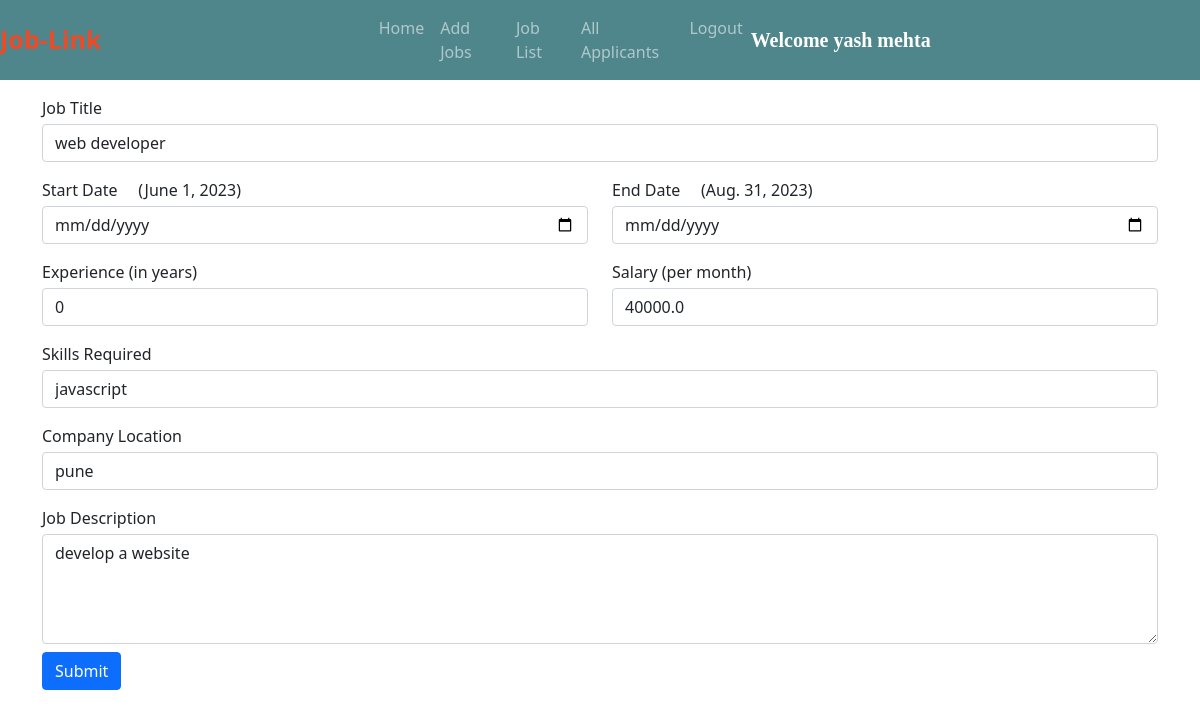
/edit_job/1/ (signed in), run on the app's committed database.
### jobs/models.py (models this page shows, shortened)
class Job(models.Model):
    company = models.ForeignKey(Company, on_delete=models.CASCADE)
    start_date = models.DateField()
    end_date = models.DateField()
    title = models.CharField(max_length=200)
    salary = models.FloatField()
    image = models.ImageField(upload_to="")
    description = models.TextField(max_length=400)
    experience = models.CharField(max_length=100)
    location = models.CharField(max_length=100)
    skills = models.CharField(max_length=200)
    creation_date = models.DateField()

### jobs/views.py (the view, shortened to what this page needs)
# urls.py: path("edit_job/<int:myid>/", views.edit_job, name="edit_job"),
def edit_job(request, myid):
    if not request.user.is_authenticated:
        return redirect("/company_login")
    job = Job.objects.get(id=myid)
    return render(request, "edit_job.html", {"job": job})

### jobs/templates/edit_job.html (shortened to what this page needs)
{% extends 'company_navbar.html' %}
{% block body %}
<form class="container mt-3" method="POST" enctype="multipart/form-data">
    <div class="row">
        <div class="form-group col-md-12">
            <label>Job Title</label>
            <input type="text" class="form-control mt-1" name="job_title" id="job_title" value="{{job.title}}" required>
        </div>
    </div>
    <div class="row mt-3">
        <div class="form-group col-md-6">
            <label>Start Date</label>&nbsp;&nbsp;&nbsp;&nbsp;&nbsp;({{job.start_date}})
            <input type="date" class="form-control mt-1" name="start_date" id="start_date">
        </div>
        <div class="form-group col-md-6">
            <label>End Date</label>&nbsp;&nbsp;&nbsp;&nbsp;&nbsp;({{job.end_date}})
            <input type="date" class="form-control mt-1" name="end_date" id="end_date">
        </div>
    </div>
    <div class="row mt-3">
        <div class="form-group col-md-6">
            <label>Experience (in years)</label>
            <input type="text" class="form-control mt-1" name="experience" id="experience" value="{{job.experience}}" required>
        </div>
        <div class="form-group col-md-6">
            <label>Salary (per month)</label>
            <input type="tel" class="form-control mt-1" name="salary" id="salary" value="{{job.salary}}" required>
        </div>
    </div>
    <div class="row mt-3">
        <div class="form-group col-md-12">
            <label>Skills Required</label>
            <input type="text" class="form-control mt-1" name="skills" id="skills" value="{{job.skills}}" required>
        </div>
        </div>
    <div class="row mt-3">
        <div class="form-group col-md-12">
            <label>Company Location</label>
            <input type="text" class="form-control mt-1" name="location" id="location" value="{{job.location}}" required>
        </div>
    </div>
    <div class="row mt-3">
        <div class="form-group col-md-12">
            <label>Job Description</label>
            <textarea name="description" id="description" class="form-control mt-1" cols="30" rows="4" required>{{job.description}}</textarea>
        </div>
    </div>
<input type="submit" value="Submit" class="btn btn-primary mt-2">
</form>
{% endblock %}

### jobs/templates/company_navbar.html (shortened to what this page needs)
<!doctype html>
<html lang="en">
<head>
  <link href="https://cdn.jsdelivr.net/npm/bootstrap@5.0.2/dist/css/bootstrap.min.css" rel="stylesheet"
>
  <link rel="stylesheet" href="https://cdnjs.cloudflare.com/ajax/libs/font-awesome/5.15.3/css/all.min.css">
</head>
<body>
  <nav class="navbar navbar-expand-lg navbar-dark sticky-top">
    <a class="navbar-brand" href="/"><span class="head1">Job-</span><span class="head1">Link</span></a>
    <div class="container w-50">
      <div class="collapse navbar-collapse" id="navbarSupportedContent">
        <ul class="navbar-nav me-auto mb-2 mb-lg-0">
          <li class="nav-item">
            <a class="nav-link {% block home %}{% endblock %}" aria-current="page" href="/company_homepage/">Home</a>
          </li>
          <li class="nav-item">
            <a class="nav-link {% block add_job %} {% endblock %}" aria-current="page" href="/add_job">Add Jobs</a>
          </li>
          <li class="nav-item">
            <a class="nav-link {% block job_list %}{% endblock %}" href="/job_list/">Job List</a>
          </li>
          <li class="nav-item">
            <a class="nav-link {% block all_applicants %}{% endblock %}" href="/all_applicants/">All Applicants</a>
          </li>
          <li class="nav-item">
            <a class="nav-link" href="/logout/">Logout</a>
          </li>
        </ul>
        <a class="navbar-brand" style="font-weight: bold; font-family: 'Times New Roman', Times, serif;"
          href="#">Welcome {{request.user.first_name}} {{request.user.last_name}}</a>
      </div>
    </div>
  </nav>
  {% block body %}
  {% endblock %}
</body>
</html>

### jobs/templates/company_navbar.html (style rules this page uses)
.navbar { background-color: #4f868c; }
.head1 { color: #EF4926; font-size: 25px; font-weight: bold; }

### data on the page
Job: job_title "web developer", start_date "June 1, 2023", end_date "Aug. 31, 2023", experience "0", salary "40000.0", skills "javascript", location "pune", description "develop a website"

### other printed values
{{ request.user.first_name }} "yash"
{{ request.user.last_name }} "mehta"
